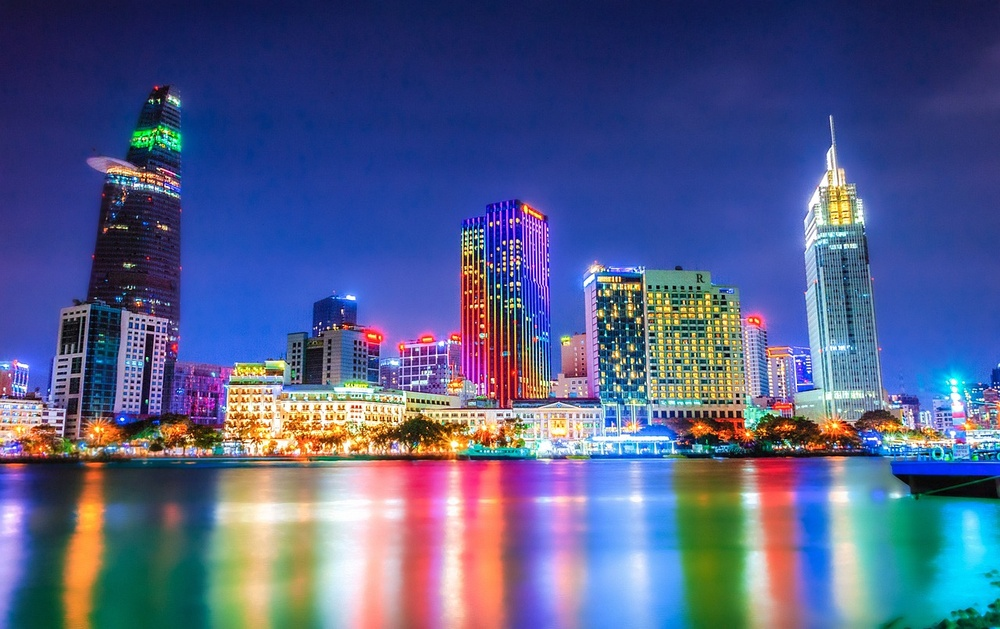
%> input picture LAB 3 - Bit Plane Slicing and Bit Representation of Number/image.jpg, 1000 x 629 px, shrunk from 1280 x 805 before the run
$ octave bit_place_slicing_vedant.m   (GNU Octave 9; MATLAB toolbox functions it lacks are replaced by stand-ins)
%> lines starting %> are read from the running program, lines starting %| are printed output that depends on the picture; in (x1, y1, x2, y2) boxes, pixels count from 0 and x2, y2 are one past the last pixel; in counts of white or black regions, pixels touching at a corner belong together; the program's own positions count from 1
% Bit Plane Slicing: Visualizing Image Data at the Binary Level
% A MATLAB implementation to extract, analyze, and display individual bit planes of a
% grayscale image, providing insight into the binary representation of pixel intensities.
% Author :- Vedamt Shrivastava

clc;
clear;
close all;

% Prompt user to input image file
[filename, pathname] = uigetfile({'*.*', 'All Files (*.*)'}, 'Select an Image');
%> the answer given: image.jpg
if isequal(filename, 0)
    disp('User cancelled the image selection.');
    return;
end

% Read the image
filePath = fullfile(pathname, filename);
image = imread(filePath);
%> image is the input picture: size 629x1000x3 uint8; mean R, G, B 83.3, 94.1, 137.7

% Convert to grayscale if not already
if size(image, 3) == 3
    grayImage = rgb2gray(image);
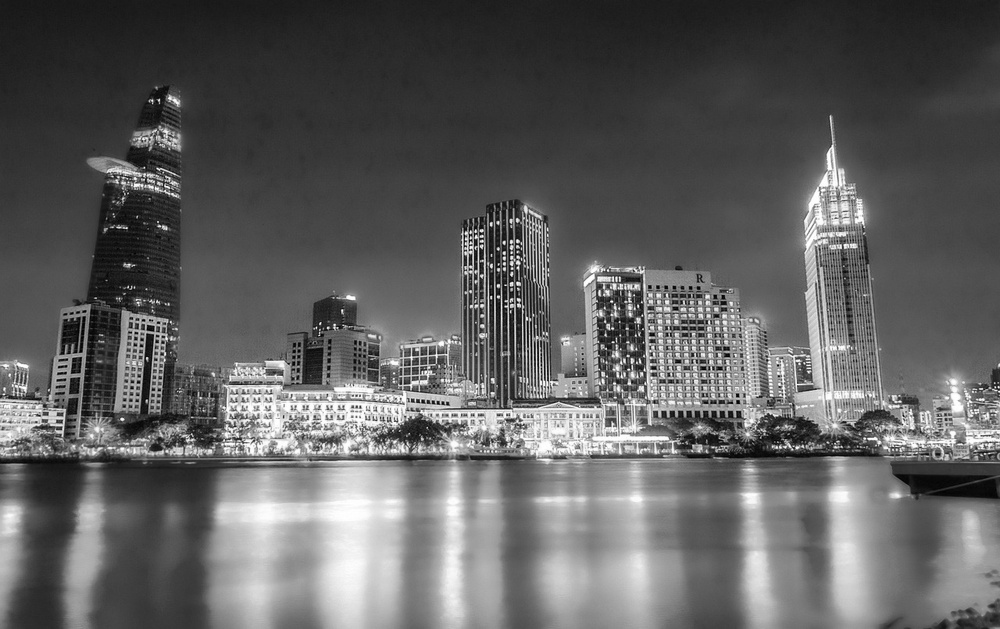
%> grayImage: size 629x1000 uint8; min 0, max 255, mean 95.9
else
    grayImage = image;
end

% Display the original grayscale image
figure;
subplot(3, 3, 1);
imshow(grayImage);
title('Grayscale Image');

% Separate into bit planes and display in a single window
for k = 1:8
    bitPlane = bitget(grayImage, k); % Extract bit plane
    subplot(3, 3, k + 1); % Arrange bit planes in the grid
    imshow(bitPlane, []);
    title(['Bit Plane ', num2str(k)]);
end
%> this loop made 8 passes
%> pass 1, `bitPlane = bitget(grayImage, k);`:
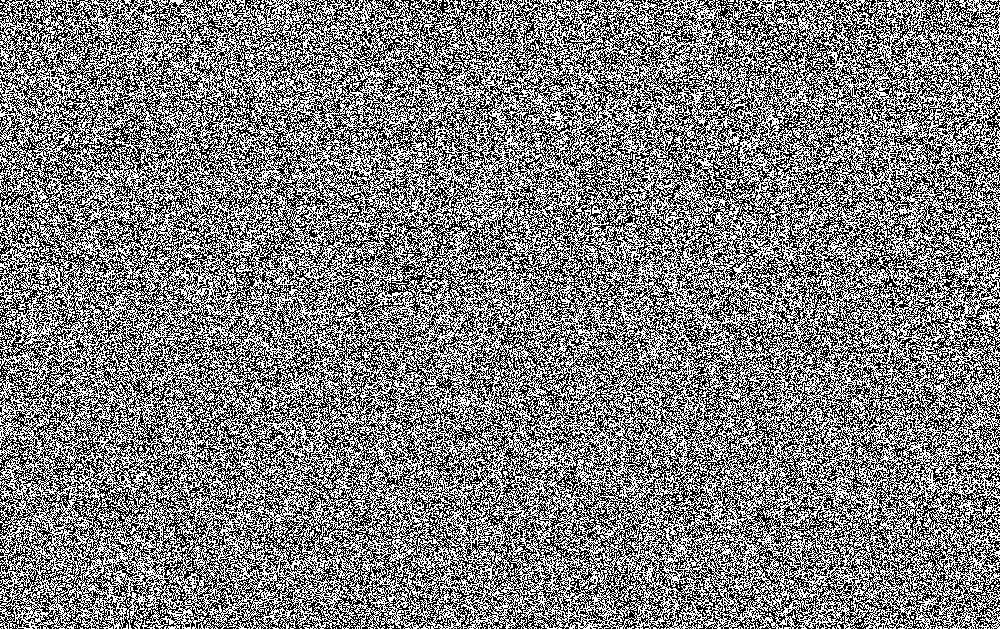
%> bitPlane: size 629x1000 logical; 49.9% white in thin lines or dots
%> pass 2, `bitPlane = bitget(grayImage, k);`:
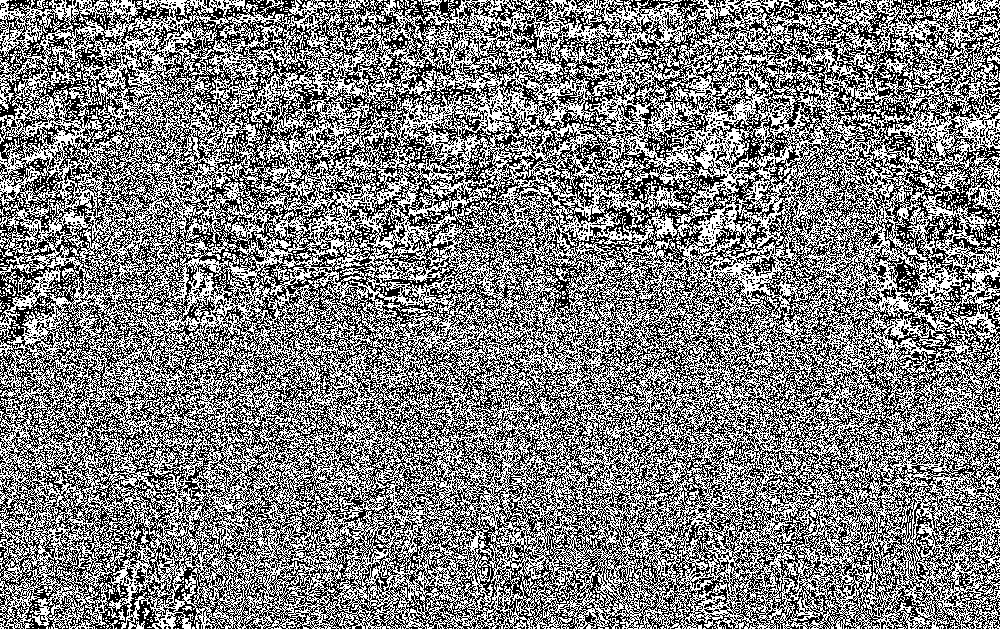
%> bitPlane: size 629x1000 logical; 50.1% white; black in thin lines or dots
%> pass 3, `bitPlane = bitget(grayImage, k);`:
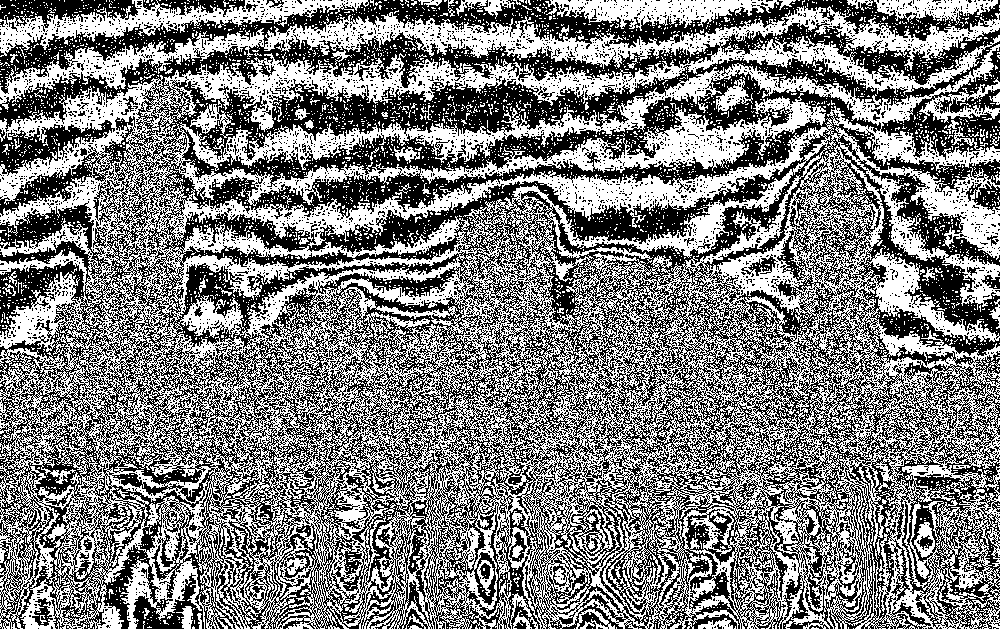
%> bitPlane: size 629x1000 logical; 49.9% white; 4800 white regions (4708 under 20 px), largest, box (x1, y1, x2, y2) and area: (0, 6, 1000, 629) 283696, (0, 0, 369, 57) 5943, (545, 0, 779, 31) 3694

% Adjust figure layout
sgtitle('Grayscale Image and Bit Planes');
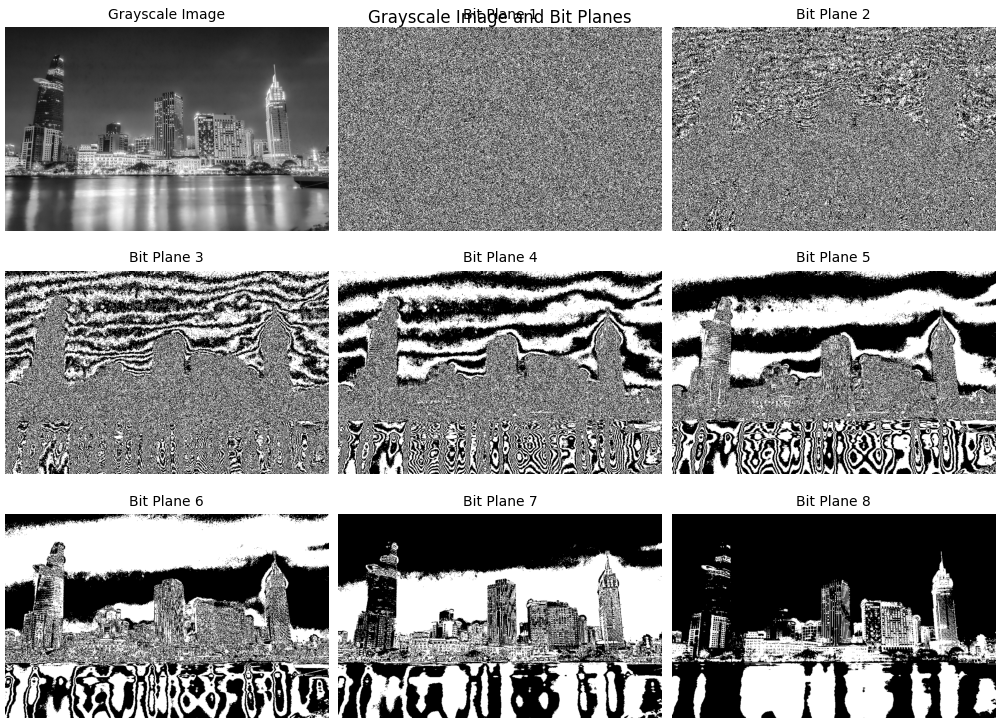
%> figure redrawn from the program's plot data, 9 panels
